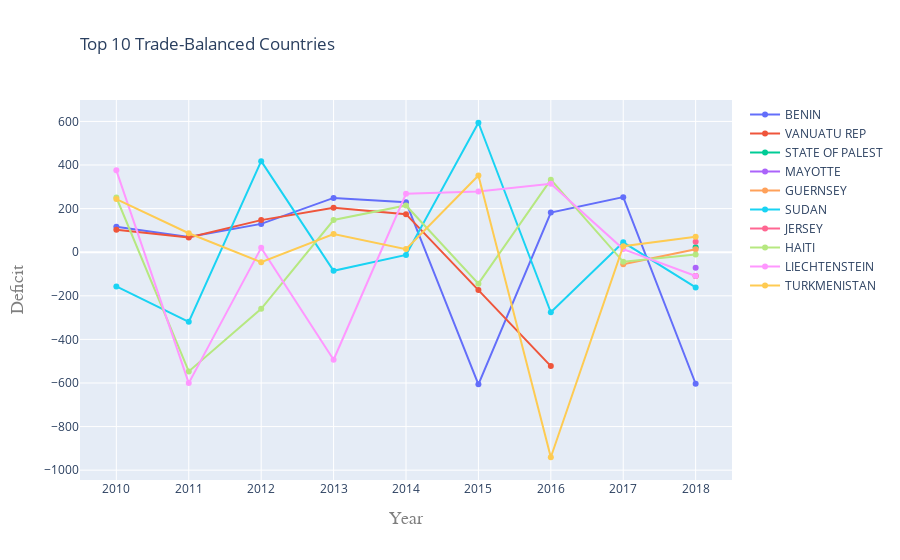

This figure's notebook cell:
### Markdown cell above
<div class="alert alert-success">

<b>Trends For Trade-Balanced Countries</b>:
<ul>
    <li>Interactive visualisations to analyse trends for the most trade-balanced 10 nations?</li>
</ul>
    
</div>

### Code cell
cw_i = data_import.groupby(["country", "year"]).agg({'value':'sum'})
cw_e = data_export.groupby(["country", "year"]).agg({'value':'sum'})

cw_i['deficit'] = cw_e.value - cw_i.value

cw_imports = data_import.groupby(["country"]).agg({'value':'sum'})
cw_imports['deficit'] = abs(cw_exports.value - cw_imports.value)

top10bal = list(cw_imports.sort_values(by='deficit', ascending = True)[:10].index)
not_top10bal = list(cw_imports.sort_values(by='deficit', ascending = True)[10:].index)

cw_i = cw_i.reset_index()
cw_i = cw_i.set_index("country")
cw_i["Total_Deficit"] = cw_imports.deficit
cw_i["Total_Deficit"] = abs(round(cw_i["Total_Deficit"], 2))
cw_i = cw_i.sort_values(by='Total_Deficit', ascending = True)
cw_i = cw_i.drop(labels=not_top10bal)

cw_i = cw_i.groupby("country")

fig_bal = go.Figure()
for b in top10bal:
    cur_df = cw_i.get_group(b)
    cur_df = cur_df.sort_values(by='year', ascending = True)
    fig_bal.add_trace(go.Scatter(dict(y=cur_df.deficit, x=cur_df.year, name=b, mode='lines+markers')))
    
fig_bal.update_layout(
    title=go.layout.Title(
        text="Top 10 Trade-Balanced Countries",
        xref="paper",
        x=0
    ),
    xaxis=go.layout.XAxis(
        title=go.layout.xaxis.Title(
            text="Year",
            font=dict(
                family="Courier New, monospace",
                size=18,
                color="#7f7f7f"
            )
        )
    ),
    yaxis=go.layout.YAxis(
        title=go.layout.yaxis.Title(
            text="Deficit",
            font=dict(
                family="Courier New, monospace",
                size=18,
                color="#7f7f7f"
            )
        )
    )
)

fig_bal.show()

### Figure 1 — Plotly figure (JSON) as saved in the notebook; plotly's stock layout.template omitted (floating-point values rounded to 4 significant figures)
{"data": [{"mode": "lines+markers", "name": "BENIN", "type": "scatter", "x": [2010, 2011, 2012, 2013, 2014, 2015, 2016, 2017, 2018], "y": [116.9, 69.81, 129.9, 249.0, 229.4, -606.0, 181.8, 252.6, -603.5]}, {"mode": "lines+markers", "name": "VANUATU REP", "type": "scatter", "x": [2010, 2011, 2012, 2013, 2014, 2015, 2016, 2017, 2018], "y": [103.2, 67.64, 147.2, 203.7, 174.5, -173.8, -522.5, null, -109.3]}, {"mode": "lines+markers", "name": "STATE OF PALEST", "type": "scatter", "x": [2010, 2011, 2012, 2013, 2014, 2015, 2016, 2017, 2018], "y": [null, null, null, null, null, null, null, null, 22.69]}, {"mode": "lines+markers", "name": "MAYOTTE", "type": "scatter", "x": [2010, 2011, 2012, 2013, 2014, 2015, 2016, 2017, 2018], "y": [null, null, null, null, null, null, null, null, -71.23]}, {"mode": "lines+markers", "name": "GUERNSEY", "type": "scatter", "x": [2010, 2011, 2012, 2013, 2014, 2015, 2016, 2017, 2018], "y": [null, null, null, null, null, null, null, -55.19, 13.26]}, {"mode": "lines+markers", "name": "SUDAN", "type": "scatter", "x": [2010, 2011, 2012, 2013, 2014, 2015, 2016, 2017, 2018], "y": [-157.1, -319.5, 417.6, -85.21, -12.83, 593.9, -275.8, 45.25, -161.8]}, {"mode": "lines+markers", "name": "JERSEY         ", "type": "scatter", "x": [2010, 2011, 2012, 2013, 2014, 2015, 2016, 2017, 2018], "y": [null, null, null, null, null, null, null, null, 47.78]}, {"mode": "lines+markers", "name": "HAITI", "type": "scatter", "x": [2010, 2011, 2012, 2013, 2014, 2015, 2016, 2017, 2018], "y": [250.9, -546.9, -260.0, 147.7, 214.4, -144.4, 332.5, -44.16, -10.48]}, {"mode": "lines+markers", "name": "LIECHTENSTEIN", "type": "scatter", "x": [2010, 2011, 2012, 2013, 2014, 2015, 2016, 2017, 2018], "y": [375.6, -600.5, 19.96, -493.3, 267.9, 278.2, 314.0, 14.21, -109.5]}, {"mode": "lines+markers", "name": "TURKMENISTAN", "type": "scatter", "x": [2010, 2011, 2012, 2013, 2014, 2015, 2016, 2017, 2018], "y": [243.6, 87.08, -46.21, 83.66, 14.15, 351.7, -940.7, 27.36, 70.73]}], "layout": {"title": {"text": "Top 10 Trade-Balanced Countries", "x": 0, "xref": "paper"}, "xaxis": {"title": {"font": {"color": "#7f7f7f", "family": "Courier New, monospace", "size": 18}, "text": "Year"}}, "yaxis": {"title": {"font": {"color": "#7f7f7f", "family": "Courier New, monospace", "size": 18}, "text": "Deficit"}}}}
